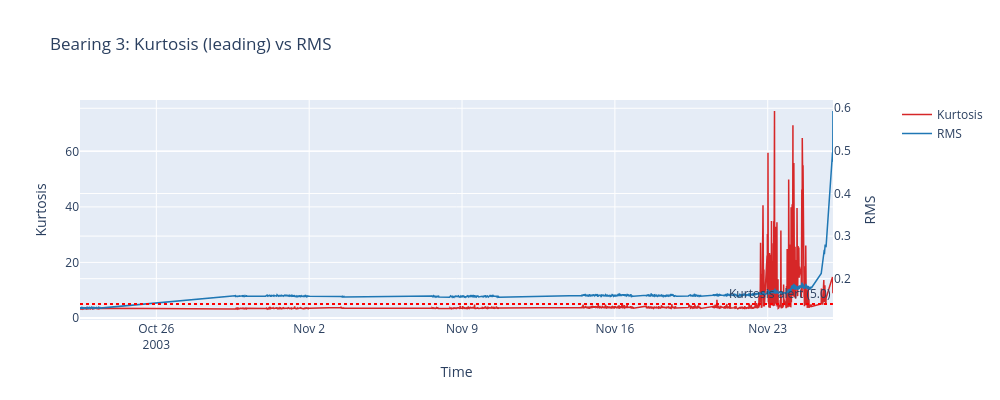
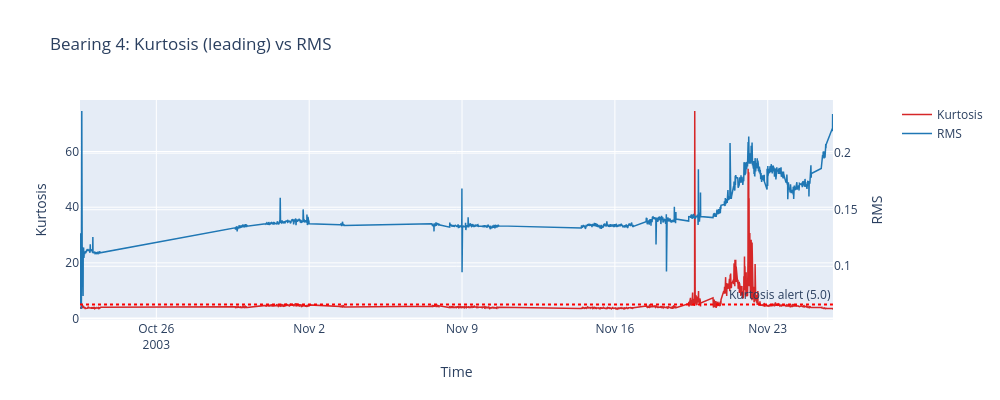

The code cell stored with these charts, in order, in its notebook:
### Markdown cell above
---
## 11 — Kurtosis as a Leading Indicator of RMS

A key finding of the paper: kurtosis rises **before** RMS does, because early-stage
spalling produces sharp transient peaks (high impulsiveness) before overall vibration
energy increases.

Let’s overlay kurtosis and RMS for bearings 3 and 4 to visualise this lead time.

### Code cell
if df_kurtosis is not None and df_rms is not None:
    # Only plot bearings that are both active AND faulted
    faulted = [b for b in sorted(BEARING_SENSORS.keys()) if b in [3, 4]]

    if faulted:
        for bearing_id in faulted:
            bdf_k = df_kurtosis[df_kurtosis['bearing'] == bearing_id]
            bdf_r = df_rms[df_rms['bearing'] == bearing_id]

            fig = make_subplots(specs=[[{'secondary_y': True}]])

            fig.add_trace(
                go.Scatter(x=bdf_k['timestamp'], y=bdf_k['kurtosis_value'],
                           name='Kurtosis', line=dict(color='#d62728', width=1.5)),
                secondary_y=False,
            )
            fig.add_trace(
                go.Scatter(x=bdf_r['timestamp'], y=bdf_r['rms_value'],
                           name='RMS', line=dict(color='#1f77b4', width=1.5)),
                secondary_y=True,
            )

            fig.add_hline(y=5.0, line_dash='dot', line_color='red',
                          annotation_text='Kurtosis alert (5.0)', secondary_y=False)

            fig.update_yaxes(title_text='Kurtosis', secondary_y=False)
            fig.update_yaxes(title_text='RMS', secondary_y=True)

            fig.update_layout(
                height=400, width=1000,
                title=f'Bearing {bearing_id}: Kurtosis (leading) vs RMS',
                xaxis_title='Time',
            )
            fig.show()

            # Calculate lead time
            kurt_alert = bdf_k[bdf_k['kurtosis_value'] > 5.0]
            rms_alert = bdf_r[bdf_r['rms_value'] > 0.3]  # ~2.5x baseline
            if len(kurt_alert) > 0 and len(rms_alert) > 0:
                lead = rms_alert['timestamp'].iloc[0] - kurt_alert['timestamp'].iloc[0]
                print(f"  Bearing {bearing_id}: Kurtosis alert leads RMS alert by {lead}")
            elif len(kurt_alert) > 0:
                print(f"  Bearing {bearing_id}: Kurtosis alert fired, RMS never exceeded 0.3")
            else:
                print(f"  Bearing {bearing_id}: No kurtosis alert (healthy bearing)")
    else:
        print("No faulted bearings (3, 4) in ACTIVE_BEARINGS — skipping overlay plot")
else:
    print("Skipped: need both 01_rms and 02_kurtosis presets active")

### Figure 1 — Plotly figure (JSON) as saved in the notebook; plotly's stock layout.template omitted (floating-point values rounded to 4 significant figures; data arrays with more than 128 entries replaced by an {"elided": "..."} marker saying what was removed)
{"data": [{"line": {"color": "#d62728", "width": 1.5}, "name": "Kurtosis", "type": "scatter", "x": {"elided": "2156 str values"}, "xaxis": "x", "y": {"elided": "2156 float values"}, "yaxis": "y"}, {"line": {"color": "#1f77b4", "width": 1.5}, "name": "RMS", "type": "scatter", "x": {"elided": "2156 str values"}, "xaxis": "x", "y": {"elided": "2156 float values"}, "yaxis": "y2"}], "layout": {"annotations": [{"showarrow": false, "text": "Kurtosis alert (5.0)", "x": 1, "xanchor": "right", "xref": "x domain", "y": 5, "yanchor": "bottom", "yref": "y"}], "height": 400, "shapes": [{"line": {"color": "red", "dash": "dot"}, "type": "line", "x0": 0, "x1": 1, "xref": "x domain", "y0": 5, "y1": 5, "yref": "y"}], "title": {"text": "Bearing 3: Kurtosis (leading) vs RMS"}, "width": 1000, "xaxis": {"anchor": "y", "domain": [0, 0.94], "title": {"text": "Time"}}, "yaxis": {"anchor": "x", "domain": [0, 1], "title": {"text": "Kurtosis"}}, "yaxis2": {"anchor": "x", "overlaying": "y", "side": "right", "title": {"text": "RMS"}}}}

### Figure 2 — Plotly figure (JSON) as saved in the notebook; plotly's stock layout.template omitted (floating-point values rounded to 4 significant figures; data arrays with more than 128 entries replaced by an {"elided": "..."} marker saying what was removed)
{"data": [{"line": {"color": "#d62728", "width": 1.5}, "name": "Kurtosis", "type": "scatter", "x": {"elided": "2156 str values"}, "xaxis": "x", "y": {"elided": "2156 float values"}, "yaxis": "y"}, {"line": {"color": "#1f77b4", "width": 1.5}, "name": "RMS", "type": "scatter", "x": {"elided": "2156 str values"}, "xaxis": "x", "y": {"elided": "2156 float values"}, "yaxis": "y2"}], "layout": {"annotations": [{"showarrow": false, "text": "Kurtosis alert (5.0)", "x": 1, "xanchor": "right", "xref": "x domain", "y": 5, "yanchor": "bottom", "yref": "y"}], "height": 400, "shapes": [{"line": {"color": "red", "dash": "dot"}, "type": "line", "x0": 0, "x1": 1, "xref": "x domain", "y0": 5, "y1": 5, "yref": "y"}], "title": {"text": "Bearing 4: Kurtosis (leading) vs RMS"}, "width": 1000, "xaxis": {"anchor": "y", "domain": [0, 0.94], "title": {"text": "Time"}}, "yaxis": {"anchor": "x", "domain": [0, 1], "title": {"text": "Kurtosis"}}, "yaxis2": {"anchor": "x", "overlaying": "y", "side": "right", "title": {"text": "RMS"}}}}
